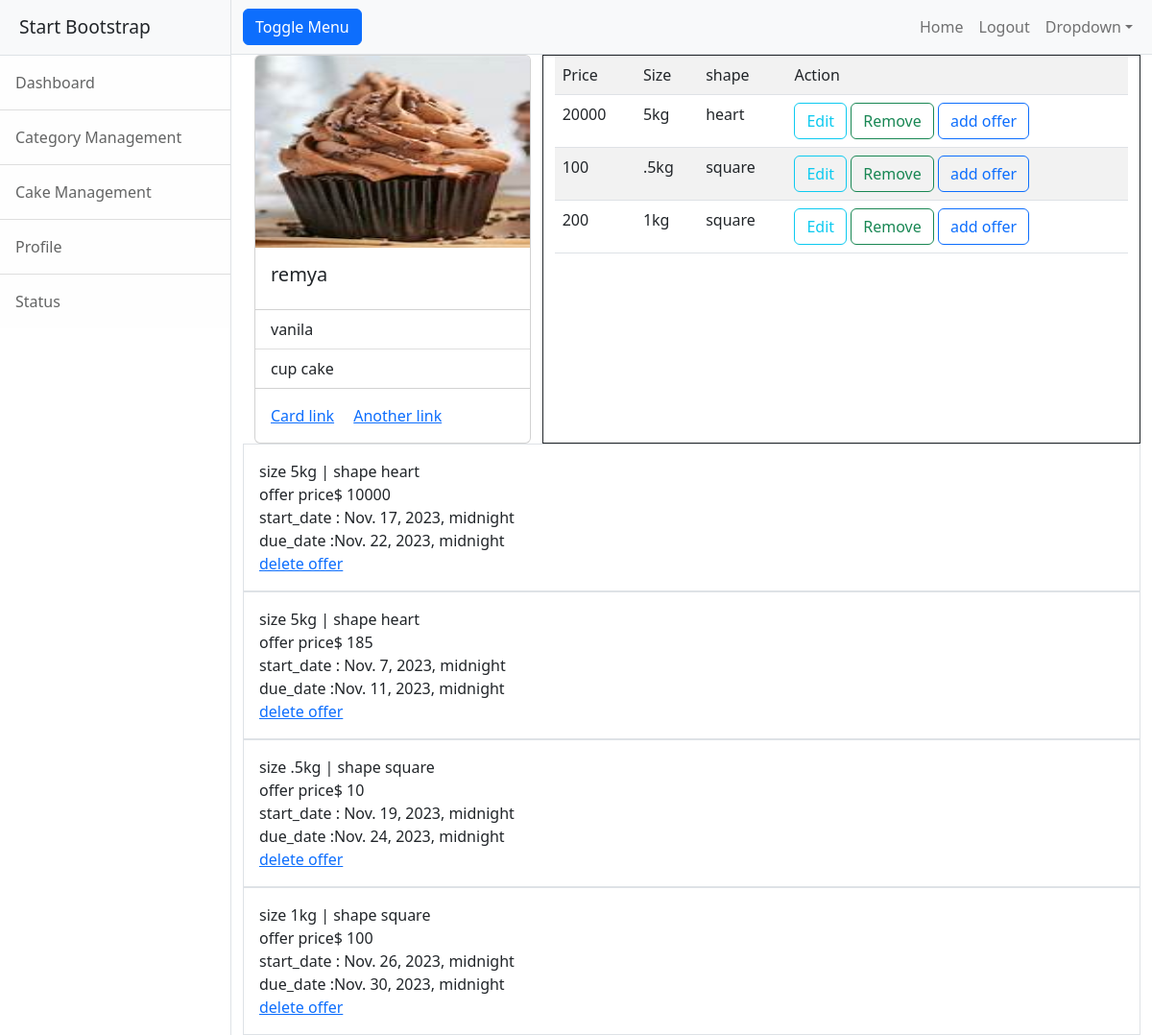
The app's page /cakes/9 (signed in) with its own data.
### cakeapp/models.py (models this page shows, shortened)
class Cakes(models.Model):
    name=models.CharField(max_length=200)
    Category=models.ForeignKey(Category,on_delete=models.CASCADE)
    options=(
        ('choclate','choclate'),
        ('blackforest','blackforest'),
        ('red velvet','red velvet'),
        ('butter scotch','butter scotch'),
        ('vanila','vanila'),
        ('pineapple','pineapple'),
        ('dates','dates'),
        ('non-alcoholic','non-alcoholic'),
        ('dry-fruits','dry-fruits'),
        ('mixed-fruits','mixed-fruits'),
        ('blueberry','blueberry'),
        ('strawberry','strawberry')
    )
    flavour=models.CharField(max_length=200,choices=options,default="choclate")
    image=models.ImageField(upload_to="images")

class Category(models.Model):
    name=models.CharField(max_length=200,unique=True)
    is_active=models.BooleanField(default=True)
    def __str__(self):
        return self.name

class CakeVarients(models.Model):
    price=models.PositiveIntegerField()
    options=(
        (".5kg",".5kg"),
        ("1kg","1kg"),
        ("2kg","2kg"),
        ("5kg","5kg")
    )
    size=models.CharField(max_length=200,choices=options,default="1kg")
    option=(
        ("round","round"),
        ("square","square"),
        ("heart","heart")
    )
    shape=models.CharField(max_length=200,choices=option,default="round")
    cake=models.ForeignKey(Cakes,on_delete=models.CASCADE)

class Offers(models.Model):
    cakevarient=models.ForeignKey(CakeVarients,on_delete=models.CASCADE)
    price=models.PositiveIntegerField()
    start_date=models.DateTimeField()
    due_date=models.DateTimeField()

### cakeapp/views.py (the view)
# urls.py: path("cakes/<int:pk>",CakeDetailView.as_view(),name="cake-detail"),
@method_decorator(decs,name="dispatch")
class CakeDetailView(DetailView):
    template_name="cakeapp/cake_detail.html"
    model=Cakes
    context_object_name="cake"

### cakeapp/views.py (called while the page is built)
def signin_required(fn):
    def wrapper(request,*args,**kwargs):
        if not request.user.is_authenticated:
            messages.error(request,"invalid session")
            return redirect("signin")
        else:
            return fn(request,*args,**kwargs)
    return wrapper

def is_admin(fn):
    def wrapper(request,*args,**kwargs):
        if not request.user.is_superuser:
            messages.error(request,"permission denied for current user!!")
            return redirect("signin")
        else:
            return fn(request,*args,**kwargs)
    return wrapper

### cakeapp/templates/cakeapp/cake_detail.html
{%extends 'cakeapp/base.html'%}
{%block body_block%}
<div class="container">
  <div class="row">
      <div class="col-4">
          <div class="card" style="width:100%">
              <img src="{{cake.image.url}}" class="card-img-top" alt="..." height="200px">
              <div class="card-body">
                <h5 class="card-title">{{cake.name}}</h5>
              </div>
              <ul class="list-group list-group-flush">
                <li class="list-group-item">{{cake.flavour}}</li>
                <li class="list-group-item">{{cake.Category}}</li>
              </ul>
              <div class="card-body">
                <a href="#" class="card-link">Card link</a>
                <a href="#" class="card-link">Another link</a>
              </div>
            </div>
      </div>
      <div class="col-8 border border-dark">
         <table class="table table-striped">
          <tr>
              <td>Price</td>
              <td>Size</td>
              <td>shape</td>
              <td>Action</td>
          </tr>
          {%for v in cake.cakevarients_set.all%}
              <tr>
                  <td>{{v.price}}</td>
                  <td>{{v.size}}</td>
                  <td>{{v.shape}}</td>
                  <td>
                    <a href="{%url 'update-varient' v.id %}" class="btn btn-outline-info">Edit</a>
                    <a href="{%url 'remove-varient' v.id %}" class="btn btn-outline-success"> Remove</a>
                    <a href="{%url 'offers-add' v.id%}" class="btn btn-outline-primary">add offer</a>
                  </td>
              </tr>
          {%endfor%}
         </table>
      </div>
  </div>
  <div class="row">
    {%for v in cake.cakevarients_set.all%}
        {%for o in v.offers_set.all%}
          <div class="border p-3">
            <div>
              size {{o.cakevarient.size}} | shape  {{o.cakevarient.shape}}
            </div>
            <div><span>offer price$ {{o.price}}</span></div>
            <div>start_date : {{o.start_date}}</div>
            <div>due_date :{{o.due_date}}</div>
            <a href="{%url 'remove-offer' o.id%}">delete offer</a>
          </div>
        {%endfor%}
    {%endfor%}
  </div>
</div>
{%endblock%}

### records on screen
Cakes: image (picture), name "remya", flavour "vanila", Category "cup cake"
CakeVarients: price "20000", size "5kg", shape "heart"
CakeVarients: price "100", size ".5kg", shape "square"
CakeVarients: price "200", size "1kg", shape "square"
Offers: cakevarient.size "5kg", cakevarient.shape "heart", price "10000", start_date "Nov. 17, 2023, midnight", due_date "Nov. 22, 2023, midnight"
Offers: cakevarient.size "5kg", cakevarient.shape "heart", price "185", start_date "Nov. 7, 2023, midnight", due_date "Nov. 11, 2023, midnight"
Offers: cakevarient.size ".5kg", cakevarient.shape "square", price "10", start_date "Nov. 19, 2023, midnight", due_date "Nov. 24, 2023, midnight"
Offers: cakevarient.size "1kg", cakevarient.shape "square", price "100", start_date "Nov. 26, 2023, midnight", due_date "Nov. 30, 2023, midnight"
